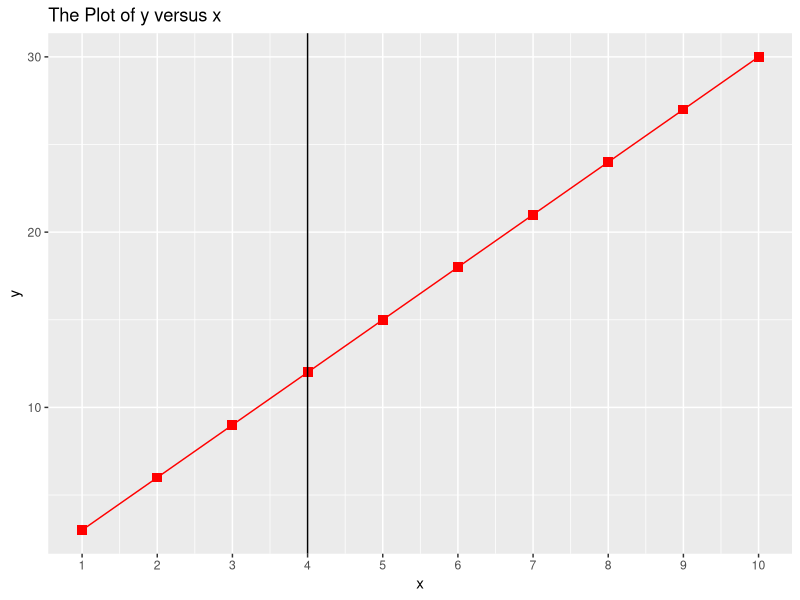
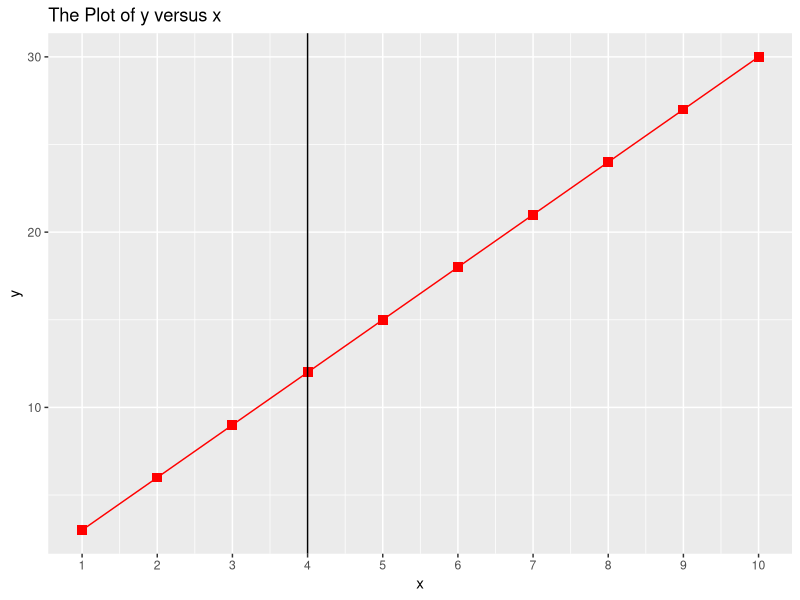

These charts were generated, in order, by the following R code:
library(ggplot2)

data <- data.frame(x=1:10, y=(1:10)*3)

ggplot(data, aes(x = x, y = y))+
  geom_line(color='red')+
  geom_point(size = 3, color='red', shape=15)+
  ggtitle("The Plot of y versus x")+
  geom_vline(xintercept = 4)+
  scale_x_continuous(breaks=1:10)


ggsave("example.png", width = 7, height = 5)
